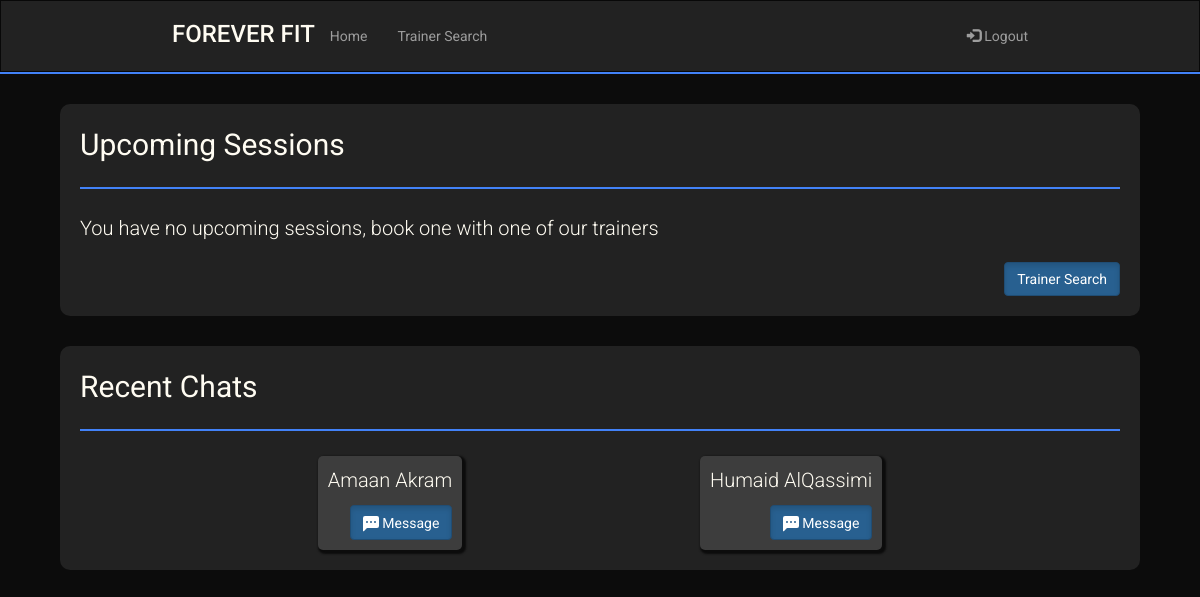
The page /Home (signed in) on the database as committed earlier.
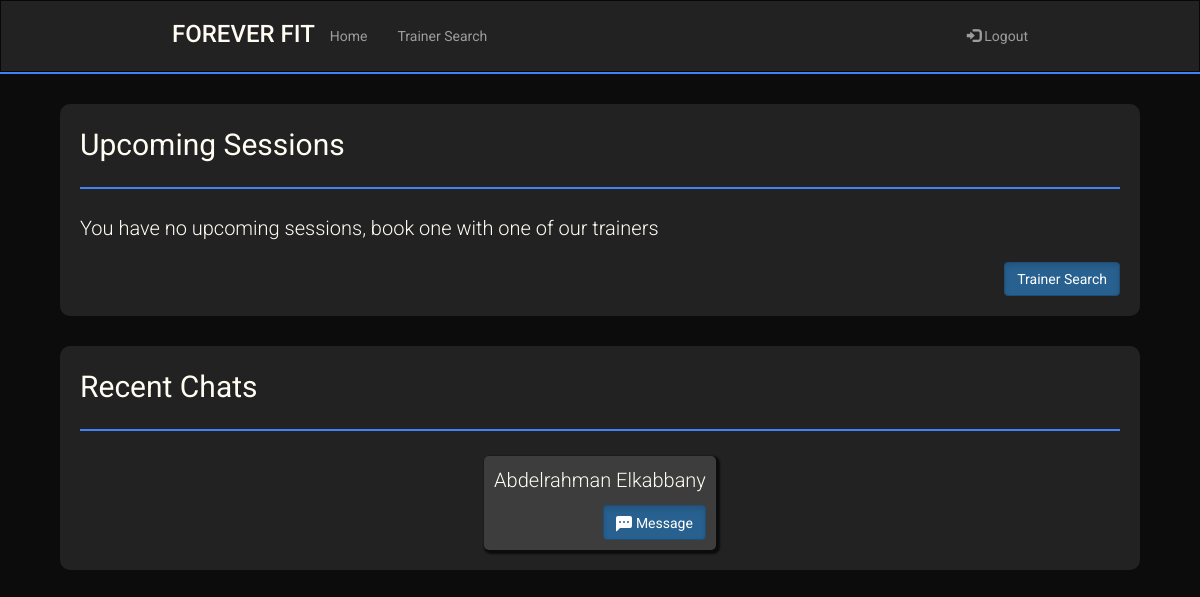
The same page on the database as committed later.
### sql_db.py (models this page shows)
class UserRooms(UserMixin,db.Model):
    __tablename__ = 'user_rooms'
    id = db.Column(db.Integer, primary_key = True, autoincrement = True)
    trainee_username = db.Column(db.String(80),db.ForeignKey('user.username'))
    trainee_fname = db.Column(db.String(80))
    trainee_lname = db.Column(db.String(80))
    trainer_username = db.Column(db.String(80),db.ForeignKey('user.username'))
    trainer_fname = db.Column(db.String(80))
    trainer_lname = db.Column(db.String(80))

### routes.py (the view)
@app.route('/Home')
@login_required
def Home():
    if(current_user.isTrainer != True):
        recent_rooms = get_limit_rooms_by_trainee_id(current_user.username,2)
        return render_template('home.html',recent_rooms=recent_rooms)
    else:
        recent_rooms = get_limit_rooms_by_trainer_id(current_user.username,2)
        return render_template('trainer-home.html',recent_rooms=recent_rooms)

### main.py (called while the page is built)
    @login.user_loader
    def load_user(uname):
        return User.query.get(uname)

### sql_db.py (called while the page is built)
def get_limit_rooms_by_trainee_id(uname,limit):
    return UserRooms.query.filter_by(trainee_username = uname).order_by(desc(UserRooms.id)).limit(limit).all()

### templates/home.html (shortened to what this page needs)
<!DOCTYPE html>
<html lang="en">
    <head>
        <link rel="stylesheet" href="https://maxcdn.bootstrapcdn.com/bootstrap/3.4.1/css/bootstrap.min.css" />
        <link rel="stylesheet" href="../static/main.css" />
    </head>
    <body>
        <header>
            <nav class="navbar navbar-inverse" style="border-radius: 0px; margin-bottom: 0px;">
                <div class="container-fluid">
                    <div class="navbar-header mobile-center">
                        <h3 class="logo" href="#">FOREVER FIT</h3>
                    </div>
                    <ul class="nav navbar-nav laptop">
                        <li><a href="/">Home</a></li>
                        <li><a href="/TrainerSearch">Trainer Search</a></li>
                    </ul>
                    <ul class="nav navbar-nav navbar-right laptop">
                        <li>
                            <a href="/logout"><span class="glyphicon glyphicon-log-in"></span> Logout</a>
                        </li>
                    </ul>
                </div>
            </nav>
            <hr class="header-hr"/>
        </header>
        <main>
            <div class=" widget-holder">
                <div class="widget">
                    <div class="big">Upcoming Sessions</div>
                    <hr>
                    <div class="small">You have no upcoming sessions, book one with one of our trainers</div>
                    <br>
                    <a href="/TrainerSearch" class="btn btn-primary active btn-right" role="button">Trainer Search</a>
                </div>
                <div class="widget">
                    <div class="big">Recent Chats</div>
                    <hr>
                    {% if recent_rooms %}
                        <div class="flex-row">
                            {% for rooms in recent_rooms %}
                                <div class="home-trainer">
                                    <p class="small">{{rooms.trainer_fname}} {{rooms.trainer_lname}}</p>
                                    <a href="/chat/{{rooms.trainer_username}}" class="btn btn-primary active btn-right" role="button">
                                        Message
                                    </a>
                                </div>
                            {% endfor %}
                        </div>
                    {% else %}
                        <div class="small">No recent chats, pair up with a trainer and start a chat with them</div>
                        <br>
                        <a href="/TrainerSearch" class="btn btn-primary active btn-right" role="button">Trainer Search</a>
                    {%endif%}
                </div>
            </div>
        </main>
    </body>
</html>

Rows that differ between the two databases and show on the page:
removed UserRooms: trainer_fname "Amaan", trainer_lname "Akram"
removed UserRooms: trainer_fname "Humaid", trainer_lname "AlQassimi"
now on this page (row edited): UserRooms: trainer_fname "Abdelrahman", trainer_lname "Elkabbany"
